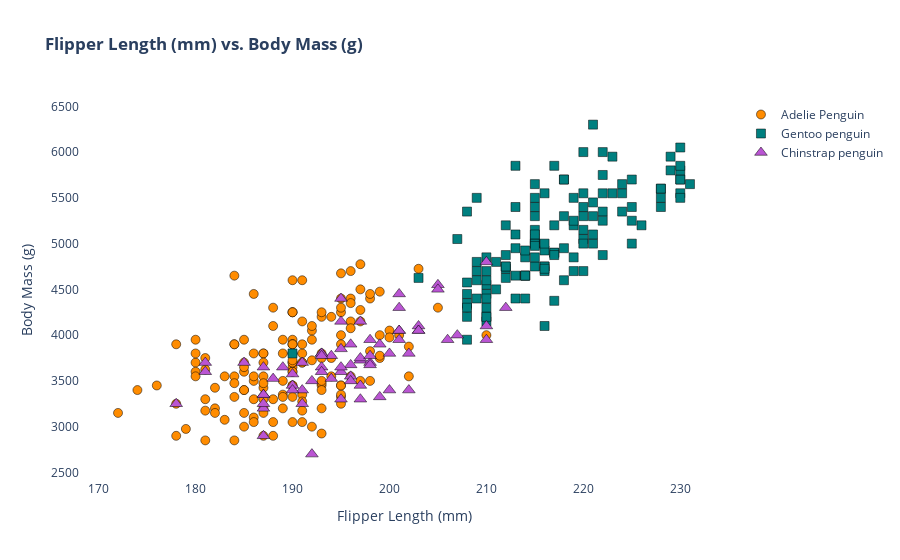

Notebook source saved alongside this figure:
### Code cell
# Flipper Length (mm) vs. Body Mass (g)

trace1 = go.Scatter(
    x=adelie_df["Flipper Length (mm)"],
    y=adelie_df["Body Mass (g)"],
    text=adelie_df["Species"],
    mode="markers",
    marker=dict(size=9, symbol="circle", line=dict(color="rgb(0,0,0)", width=0.5)),
    marker_color=adelie_df["Color"],
    name="Adelie Penguin",
)

trace2 = go.Scatter(
    x=gentoo_df["Flipper Length (mm)"],
    y=gentoo_df["Body Mass (g)"],
    text=gentoo_df["Species"],
    mode="markers",
    marker=dict(size=9, symbol="square", line=dict(color="rgb(0,0,0)", width=0.5)),
    marker_color=gentoo_df["Color"],
    name="Gentoo penguin",
)

trace3 = go.Scatter(
    x=chinstrap_df["Flipper Length (mm)"],
    y=chinstrap_df["Body Mass (g)"],
    text=chinstrap_df["Species"],
    mode="markers",
    marker=dict(
        size=11, symbol="triangle-up", line=dict(color="rgb(0,0,0)", width=0.5)
    ),
    marker_color=chinstrap_df["Color"],
    name="Chinstrap penguin",
)

data = [trace1, trace2, trace3]


layout = dict(
    title="<b>Flipper Length (mm) vs. Body Mass (g)</b>",
    showlegend=True,
    xaxis=dict(title="Flipper Length (mm)"),
    yaxis=dict(title="Body Mass (g)"),
    plot_bgcolor="rgba(0,0,0,0)",
    paper_bgcolor="rgba(0,0,0,0)",
)

fig = dict(data=data, layout=layout)

iplot(fig)

### Figure 1 — Plotly figure (JSON) as saved in the notebook; plotly's stock layout.template omitted (floating-point values rounded to 4 significant figures; data arrays with more than 128 entries replaced by an {"elided": "..."} marker saying what was removed)
{"data": [{"marker": {"color": {"elided": "152 str values"}, "line": {"color": "rgb(0,0,0)", "width": 0.5}, "size": 9, "symbol": "circle"}, "mode": "markers", "name": "Adelie Penguin", "text": {"elided": "152 str values"}, "type": "scatter", "x": {"elided": "152 int values"}, "y": {"elided": "152 int values"}}, {"marker": {"color": ["teal", "teal", "teal", "teal", "teal", "teal", "teal", "teal", "teal", "teal", "teal", "teal", "teal", "teal", "teal", "teal", "teal", "teal", "teal", "teal", "teal", "teal", "teal", "teal", "teal", "teal", "teal", "teal", "teal", "teal", "teal", "teal", "teal", "teal", "teal", "teal", "teal", "teal", "teal", "teal", "teal", "teal", "teal", "teal", "teal", "teal", "teal", "teal", "teal", "teal", "teal", "teal", "teal", "teal", "teal", "teal", "teal", "teal", "teal", "teal", "teal", "teal", "teal", "teal", "teal", "teal", "teal", "teal", "teal", "teal", "teal", "teal", "teal", "teal", "teal", "teal", "teal", "teal", "teal", "teal", "teal", "teal", "teal", "teal", "teal", "teal", "teal", "teal", "teal", "teal", "teal", "teal", "teal", "teal", "teal", "teal", "teal", "teal", "teal", "teal", "teal", "teal", "teal", "teal", "teal", "teal", "teal", "teal", "teal", "teal", "teal", "teal", "teal", "teal", "teal", "teal", "teal", "teal", "teal", "teal", "teal", "teal", "teal", "teal"], "line": {"color": "rgb(0,0,0)", "width": 0.5}, "size": 9, "symbol": "square"}, "mode": "markers", "name": "Gentoo penguin", "text": ["Gentoo penguin (Pygoscelis papua)", "Gentoo penguin (Pygoscelis papua)", "Gentoo penguin (Pygoscelis papua)", "Gentoo penguin (Pygoscelis papua)", "Gentoo penguin (Pygoscelis papua)", "Gentoo penguin (Pygoscelis papua)", "Gentoo penguin (Pygoscelis papua)", "Gentoo penguin (Pygoscelis papua)", "Gentoo penguin (Pygoscelis papua)", "Gentoo penguin (Pygoscelis papua)", "Gentoo penguin (Pygoscelis papua)", "Gentoo penguin (Pygoscelis papua)", "Gentoo penguin (Pygoscelis papua)", "Gentoo penguin (Pygoscelis papua)", "Gentoo penguin (Pygoscelis papua)", "Gentoo penguin (Pygoscelis papua)", "Gentoo penguin (Pygoscelis papua)", "Gentoo penguin (Pygoscelis papua)", "Gentoo penguin (Pygoscelis papua)", "Gentoo penguin (Pygoscelis papua)", "Gentoo penguin (Pygoscelis papua)", "Gentoo penguin (Pygoscelis papua)", "Gentoo penguin (Pygoscelis papua)", "Gentoo penguin (Pygoscelis papua)", "Gentoo penguin (Pygoscelis papua)", "Gentoo penguin (Pygoscelis papua)", "Gentoo penguin (Pygoscelis papua)", "Gentoo penguin (Pygoscelis papua)", "Gentoo penguin (Pygoscelis papua)", "Gentoo penguin (Pygoscelis papua)", "Gentoo penguin (Pygoscelis papua)", "Gentoo penguin (Pygoscelis papua)", "Gentoo penguin (Pygoscelis papua)", "Gentoo penguin (Pygoscelis papua)", "Gentoo penguin (Pygoscelis papua)", "Gentoo penguin (Pygoscelis papua)", "Gentoo penguin (Pygoscelis papua)", "Gentoo penguin (Pygoscelis papua)", "Gentoo penguin (Pygoscelis papua)", "Gentoo penguin (Pygoscelis papua)", "Gentoo penguin (Pygoscelis papua)", "Gentoo penguin (Pygoscelis papua)", "Gentoo penguin (Pygoscelis papua)", "Gentoo penguin (Pygoscelis papua)", "Gentoo penguin (Pygoscelis papua)", "Gentoo penguin (Pygoscelis papua)", "Gentoo penguin (Pygoscelis papua)", "Gentoo penguin (Pygoscelis papua)", "Gentoo penguin (Pygoscelis papua)", "Gentoo penguin (Pygoscelis papua)", "Gentoo penguin (Pygoscelis papua)", "Gentoo penguin (Pygoscelis papua)", "Gentoo penguin (Pygoscelis papua)", "Gentoo penguin (Pygoscelis papua)", "Gentoo penguin (Pygoscelis papua)", "Gentoo penguin (Pygoscelis papua)", "Gentoo penguin (Pygoscelis papua)", "Gentoo penguin (Pygoscelis papua)", "Gentoo penguin (Pygoscelis papua)", "Gentoo penguin (Pygoscelis papua)", "Gentoo penguin (Pygoscelis papua)", "Gentoo penguin (Pygoscelis papua)", "Gentoo penguin (Pygoscelis papua)", "Gentoo penguin (Pygoscelis papua)", "Gentoo penguin (Pygoscelis papua)", "Gentoo penguin (Pygoscelis papua)", "Gentoo penguin (Pygoscelis papua)", "Gentoo penguin (Pygoscelis papua)", "Gentoo penguin (Pygoscelis papua)", "Gentoo penguin (Pygoscelis papua)", "Gentoo penguin (Pygoscelis papua)", "Gentoo penguin (Pygoscelis papua)", "Gentoo penguin (Pygoscelis papua)", "Gentoo penguin (Pygoscelis papua)", "Gentoo penguin (Pygoscelis papua)", "Gentoo penguin (Pygoscelis papua)", "Gentoo penguin (Pygoscelis papua)", "Gentoo penguin (Pygoscelis papua)", "Gentoo penguin (Pygoscelis papua)", "Gentoo penguin (Pygoscelis papua)", "Gentoo penguin (Pygoscelis papua)", "Gentoo penguin (Pygoscelis papua)", "Gentoo penguin (Pygoscelis papua)", "Gentoo penguin (Pygoscelis papua)", "Gentoo penguin (Pygoscelis papua)", "Gentoo penguin (Pygoscelis papua)", "Gentoo penguin (Pygoscelis papua)", "Gentoo penguin (Pygoscelis papua)", "Gentoo penguin (Pygoscelis papua)", "Gentoo penguin (Pygoscelis papua)", "Gentoo penguin (Pygoscelis papua)", "Gentoo penguin (Pygoscelis papua)", "Gentoo penguin (Pygoscelis papua)", "Gentoo penguin (Pygoscelis papua)", "Gentoo penguin (Pygoscelis papua)", "Gentoo penguin (Pygoscelis papua)", "Gentoo penguin (Pygoscelis papua)", "Gentoo penguin (Pygoscelis papua)", "Gentoo penguin (Pygoscelis papua)", "Gentoo penguin (Pygoscelis papua)", "Gentoo penguin (Pygoscelis papua)", "Gentoo penguin (Pygoscelis papua)", "Gentoo penguin (Pygoscelis papua)", "Gentoo penguin (Pygoscelis papua)", "Gentoo penguin (Pygoscelis papua)", "Gentoo penguin (Pygoscelis papua)", "Gentoo penguin (Pygoscelis papua)", "Gentoo penguin (Pygoscelis papua)", "Gentoo penguin (Pygoscelis papua)", "Gentoo penguin (Pygoscelis papua)", "Gentoo penguin (Pygoscelis papua)", "Gentoo penguin (Pygoscelis papua)", "Gentoo penguin (Pygoscelis papua)", "Gentoo penguin (Pygoscelis papua)", "Gentoo penguin (Pygoscelis papua)", "Gentoo penguin (Pygoscelis papua)", "Gentoo penguin (Pygoscelis papua)", "Gentoo penguin (Pygoscelis papua)", "Gentoo penguin (Pygoscelis papua)", "Gentoo penguin (Pygoscelis papua)", "Gentoo penguin (Pygoscelis papua)", "Gentoo penguin (Pygoscelis papua)", "Gentoo penguin (Pygoscelis papua)", "Gentoo penguin (Pygoscelis papua)"], "type": "scatter", "x": [211, 230, 210, 218, 215, 210, 211, 219, 209, 215, 214, 216, 214, 213, 210, 217, 210, 221, 209, 222, 218, 215, 213, 215, 215, 215, 216, 215, 210, 220, 222, 209, 207, 230, 220, 220, 213, 219, 208, 208, 208, 225, 210, 216, 222, 217, 210, 225, 213, 215, 210, 220, 210, 225, 217, 220, 208, 220, 208, 224, 208, 221, 214, 231, 219, 230, 214, 229, 220, 223, 216, 221, 221, 217, 216, 230, 209, 220, 215, 223, 212, 221, 212, 224, 212, 228, 218, 218, 212, 230, 218, 228, 212, 224, 214, 226, 216, 222, 203, 225, 219, 228, 215, 228, 216, 215, 210, 219, 208, 209, 216, 229, 213, 230, 217, 230, 217, 222, 214, 190, 215, 222, 212, 213], "y": [4500, 5700, 4450, 5700, 5400, 4550, 4800, 5200, 4400, 5150, 4650, 5550, 4650, 5850, 4200, 5850, 4150, 6300, 4800, 5350, 5700, 5000, 4400, 5050, 5000, 5100, 4100, 5650, 4600, 5550, 5250, 4700, 5050, 6050, 5150, 5400, 4950, 5250, 4350, 5350, 3950, 5700, 4300, 4750, 5550, 4900, 4200, 5400, 5100, 5300, 4850, 5300, 4400, 5000, 4900, 5050, 4300, 5000, 4450, 5550, 4200, 5300, 4400, 5650, 4700, 5700, 4650, 5800, 4700, 5550, 4750, 5000, 5100, 5200, 4700, 5800, 4600, 6000, 4750, 5950, 4625, 5450, 4725, 5350, 4750, 5600, 4600, 5300, 4875, 5550, 4950, 5400, 4750, 5650, 4850, 5200, 4925, 4875, 4625, 5250, 4850, 5600, 4975, 5500, 4725, 5500, 4700, 5500, 4575, 5500, 5000, 5950, 4650, 5500, 4375, 5850, 4875, 6000, 4925, 3800, 4850, 5750, 5200, 5400]}, {"marker": {"color": ["mediumorchid", "mediumorchid", "mediumorchid", "mediumorchid", "mediumorchid", "mediumorchid", "mediumorchid", "mediumorchid", "mediumorchid", "mediumorchid", "mediumorchid", "mediumorchid", "mediumorchid", "mediumorchid", "mediumorchid", "mediumorchid", "mediumorchid", "mediumorchid", "mediumorchid", "mediumorchid", "mediumorchid", "mediumorchid", "mediumorchid", "mediumorchid", "mediumorchid", "mediumorchid", "mediumorchid", "mediumorchid", "mediumorchid", "mediumorchid", "mediumorchid", "mediumorchid", "mediumorchid", "mediumorchid", "mediumorchid", "mediumorchid", "mediumorchid", "mediumorchid", "mediumorchid", "mediumorchid", "mediumorchid", "mediumorchid", "mediumorchid", "mediumorchid", "mediumorchid", "mediumorchid", "mediumorchid", "mediumorchid", "mediumorchid", "mediumorchid", "mediumorchid", "mediumorchid", "mediumorchid", "mediumorchid", "mediumorchid", "mediumorchid", "mediumorchid", "mediumorchid", "mediumorchid", "mediumorchid", "mediumorchid", "mediumorchid", "mediumorchid", "mediumorchid", "mediumorchid", "mediumorchid", "mediumorchid", "mediumorchid"], "line": {"color": "rgb(0,0,0)", "width": 0.5}, "size": 11, "symbol": "triangle-up"}, "mode": "markers", "name": "Chinstrap penguin", "text": ["Chinstrap penguin (Pygoscelis antarctica)", "Chinstrap penguin (Pygoscelis antarctica)", "Chinstrap penguin (Pygoscelis antarctica)", "Chinstrap penguin (Pygoscelis antarctica)", "Chinstrap penguin (Pygoscelis antarctica)", "Chinstrap penguin (Pygoscelis antarctica)", "Chinstrap penguin (Pygoscelis antarctica)", "Chinstrap penguin (Pygoscelis antarctica)", "Chinstrap penguin (Pygoscelis antarctica)", "Chinstrap penguin (Pygoscelis antarctica)", "Chinstrap penguin (Pygoscelis antarctica)", "Chinstrap penguin (Pygoscelis antarctica)", "Chinstrap penguin (Pygoscelis antarctica)", "Chinstrap penguin (Pygoscelis antarctica)", "Chinstrap penguin (Pygoscelis antarctica)", "Chinstrap penguin (Pygoscelis antarctica)", "Chinstrap penguin (Pygoscelis antarctica)", "Chinstrap penguin (Pygoscelis antarctica)", "Chinstrap penguin (Pygoscelis antarctica)", "Chinstrap penguin (Pygoscelis antarctica)", "Chinstrap penguin (Pygoscelis antarctica)", "Chinstrap penguin (Pygoscelis antarctica)", "Chinstrap penguin (Pygoscelis antarctica)", "Chinstrap penguin (Pygoscelis antarctica)", "Chinstrap penguin (Pygoscelis antarctica)", "Chinstrap penguin (Pygoscelis antarctica)", "Chinstrap penguin (Pygoscelis antarctica)", "Chinstrap penguin (Pygoscelis antarctica)", "Chinstrap penguin (Pygoscelis antarctica)", "Chinstrap penguin (Pygoscelis antarctica)", "Chinstrap penguin (Pygoscelis antarctica)", "Chinstrap penguin (Pygoscelis antarctica)", "Chinstrap penguin (Pygoscelis antarctica)", "Chinstrap penguin (Pygoscelis antarctica)", "Chinstrap penguin (Pygoscelis antarctica)", "Chinstrap penguin (Pygoscelis antarctica)", "Chinstrap penguin (Pygoscelis antarctica)", "Chinstrap penguin (Pygoscelis antarctica)", "Chinstrap penguin (Pygoscelis antarctica)", "Chinstrap penguin (Pygoscelis antarctica)", "Chinstrap penguin (Pygoscelis antarctica)", "Chinstrap penguin (Pygoscelis antarctica)", "Chinstrap penguin (Pygoscelis antarctica)", "Chinstrap penguin (Pygoscelis antarctica)", "Chinstrap penguin (Pygoscelis antarctica)", "Chinstrap penguin (Pygoscelis antarctica)", "Chinstrap penguin (Pygoscelis antarctica)", "Chinstrap penguin (Pygoscelis antarctica)", "Chinstrap penguin (Pygoscelis antarctica)", "Chinstrap penguin (Pygoscelis antarctica)", "Chinstrap penguin (Pygoscelis antarctica)", "Chinstrap penguin (Pygoscelis antarctica)", "Chinstrap penguin (Pygoscelis antarctica)", "Chinstrap penguin (Pygoscelis antarctica)", "Chinstrap penguin (Pygoscelis antarctica)", "Chinstrap penguin (Pygoscelis antarctica)", "Chinstrap penguin (Pygoscelis antarctica)", "Chinstrap penguin (Pygoscelis antarctica)", "Chinstrap penguin (Pygoscelis antarctica)", "Chinstrap penguin (Pygoscelis antarctica)", "Chinstrap penguin (Pygoscelis antarctica)", "Chinstrap penguin (Pygoscelis antarctica)", "Chinstrap penguin (Pygoscelis antarctica)", "Chinstrap penguin (Pygoscelis antarctica)", "Chinstrap penguin (Pygoscelis antarctica)", "Chinstrap penguin (Pygoscelis antarctica)", "Chinstrap penguin (Pygoscelis antarctica)", "Chinstrap penguin (Pygoscelis antarctica)"], "type": "scatter", "x": [192, 196, 193, 188, 197, 198, 178, 197, 195, 198, 193, 194, 185, 201, 190, 201, 197, 181, 190, 195, 181, 191, 187, 193, 195, 197, 200, 200, 191, 205, 187, 201, 187, 203, 195, 199, 195, 210, 192, 205, 210, 187, 196, 196, 196, 201, 190, 212, 187, 198, 199, 201, 193, 203, 187, 197, 191, 203, 202, 194, 206, 189, 195, 207, 202, 193, 210, 198], "y": [3500, 3900, 3650, 3525, 3725, 3950, 3250, 3750, 4150, 3700, 3800, 3775, 3700, 4050, 3575, 4050, 3300, 3700, 3450, 4400, 3600, 3400, 2900, 3800, 3300, 4150, 3400, 3800, 3700, 4550, 3200, 4300, 3350, 4100, 3600, 3900, 3850, 4800, 2700, 4500, 3950, 3650, 3550, 3500, 3675, 4450, 3400, 4300, 3250, 3675, 3325, 3950, 3600, 4050, 3350, 3450, 3250, 4050, 3800, 3525, 3950, 3650, 3650, 4000, 3400, 3775, 4100, 3775]}], "layout": {"paper_bgcolor": "rgba(0,0,0,0)", "plot_bgcolor": "rgba(0,0,0,0)", "showlegend": true, "title": {"text": "<b>Flipper Length (mm) vs. Body Mass (g)</b>"}, "xaxis": {"title": {"text": "Flipper Length (mm)"}}, "yaxis": {"title": {"text": "Body Mass (g)"}}}}
